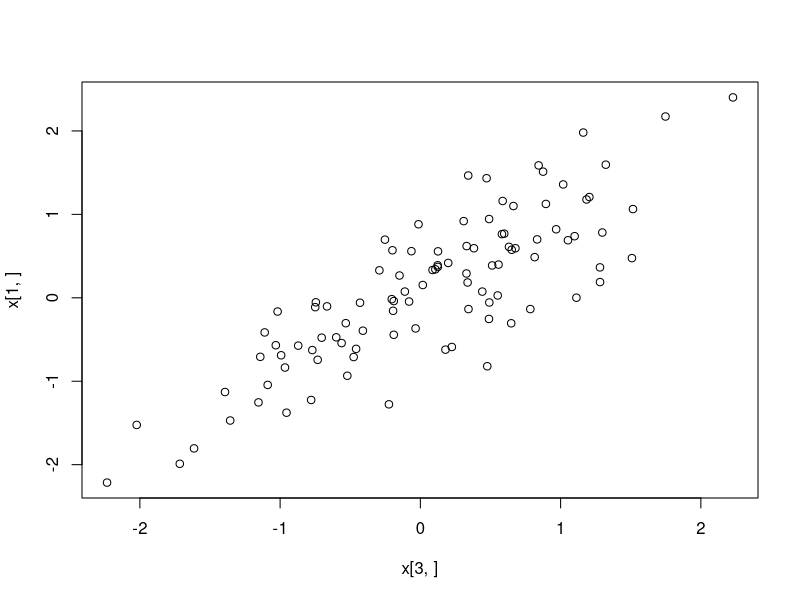
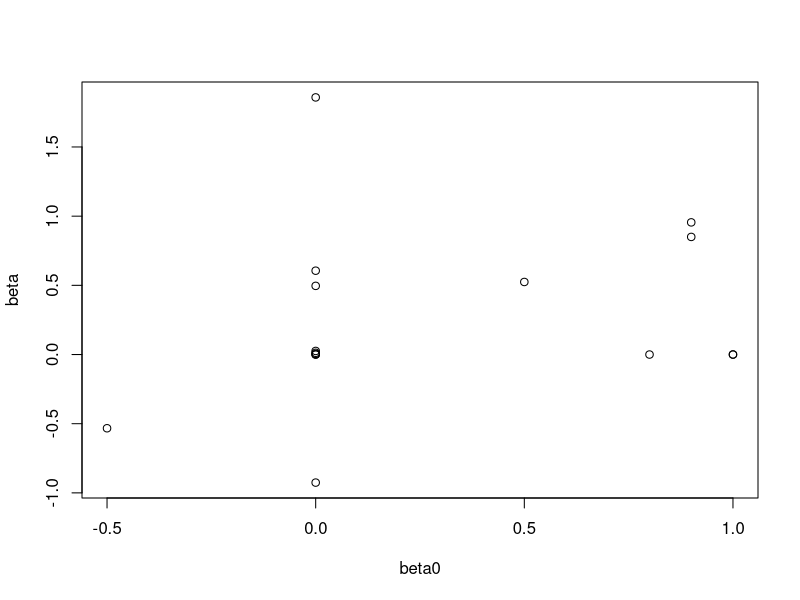

Recreate these plots in R, in order.
## ---- chunk 1
knitr::opts_chunk$set(echo = TRUE)
## ---- chunk 2
set.seed(1)
n = 100
p = 4
x = matrix(NA,p,n)
x[1,] = rnorm(n)
x[2,] = rnorm(n)
x[3,] = 0.8*x[1,]+0.5*x[2,]+rnorm(100,0,0.1)
x[4,] = 0.9*x[1,]+0.9*x[3,]-0.5*x[2,]+rnorm(100,0,0.1)
beta0 = matrix(c(1,0,0.8,0.9,0,1,0.5,-0.5,0,0,0,0.9,0,0,0,0),p,p)
plot(x[3,],x[1,])

## ---- chunk 3
set.seed(5)
v0 = 0.05
v1 = 10
beta = matrix(0.5,p,p)
diag(beta) = 0
#beta = rep(1,p)
sigma2 = 1
theta = runif(1)
nu = 1
lambda = 1
a = 1
b = 1
## ---- chunk 4
iters = 1000
for (it in 1:iters) {
## E-step

ap = theta*dnorm(beta,0,sqrt(sigma2*v1))
bp = (1-theta)*dnorm(beta,0,sqrt(sigma2*v0))
prob = ap/(ap+bp)
d = ((1-prob)/v0+prob/v1)

## M-step
for (i in 1:p) {
  beta[i,-i] = solve(x[-i,]%*%t(x[-i,])+diag(as.vector(d[i,-i])),x[-i,]%*%(x[i,]))
}
#beta = solve(t(x)%*%x+diag(d),t(x)%*%y)
#beta = (diag(1/d)-diag(1/d)%*%t(x)%*%solve(matrix(1,n,n)+x%*%diag(1/d)%*%t(x),x%*%diag(1/d)))%*%t(x)%*%y
#sigma2= norm(y-x%*%beta,"2")^2+sum(d*beta^2)+nu*lambda
sigma2 = norm(x-beta%*%x,"F")^2+norm(beta^2*d,"F")^2+nu*lambda
sigma2 = sigma2/(p^2+n*p+nu)
#sigma2 = sigma2/(n+p+nu)
theta = (sum(prob)+a-1)/(a+b+p^2-2)
}
## ---- chunk 5
plot(beta0,beta)
